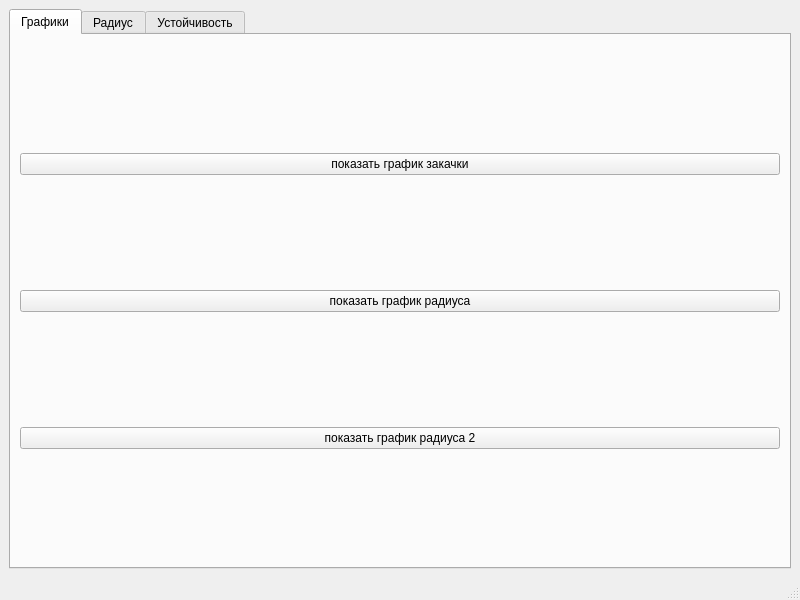
<?xml version="1.0" encoding="UTF-8"?>
<ui version="4.0">
 <class>ResultWindow</class>
 <widget class="QMainWindow" name="ResultWindow">
  <property name="geometry">
   <rect>
    <x>0</x>
    <y>0</y>
    <width>800</width>
    <height>600</height>
   </rect>
  </property>
  <property name="windowTitle">
   <string>MainWindow</string>
  </property>
  <widget class="QWidget" name="centralwidget">
   <layout class="QVBoxLayout" name="verticalLayout">
    <item>
     <widget class="QTabWidget" name="tabs_result">
      <property name="currentIndex">
       <number>0</number>
      </property>
      <widget class="QWidget" name="tab_image">
       <attribute name="title">
        <string>Графики</string>
       </attribute>
       <layout class="QVBoxLayout" name="verticalLayout_4">
        <item>
         <widget class="QPushButton" name="btn_show_injection">
          <property name="text">
           <string>показать график закачки</string>
          </property>
         </widget>
        </item>
        <item>
         <widget class="QPushButton" name="btn_show_radius">
          <property name="text">
           <string>показать график радиуса</string>
          </property>
         </widget>
        </item>
        <item>
         <widget class="QPushButton" name="btn_show_radius_2">
          <property name="text">
           <string>показать график радиуса 2</string>
          </property>
         </widget>
        </item>
       </layout>
      </widget>
      <widget class="QWidget" name="tab_radius">
       <attribute name="title">
        <string>Радиус</string>
       </attribute>
       <layout class="QVBoxLayout" name="verticalLayout_2">
        <item>
         <widget class="QTableWidget" name="table_radius"/>
        </item>
       </layout>
      </widget>
      <widget class="QWidget" name="tab_stability">
       <attribute name="title">
        <string>Устойчивость</string>
       </attribute>
       <layout class="QVBoxLayout" name="verticalLayout_3">
        <item>
         <widget class="QTableWidget" name="table_stability"/>
        </item>
       </layout>
      </widget>
     </widget>
    </item>
   </layout>
  </widget>
  <widget class="QMenuBar" name="menubar">
   <property name="geometry">
    <rect>
     <x>0</x>
     <y>0</y>
     <width>800</width>
     <height>26</height>
    </rect>
   </property>
  </widget>
  <widget class="QStatusBar" name="statusbar"/>
 </widget>
 <resources/>
 <connections/>
</ui>
